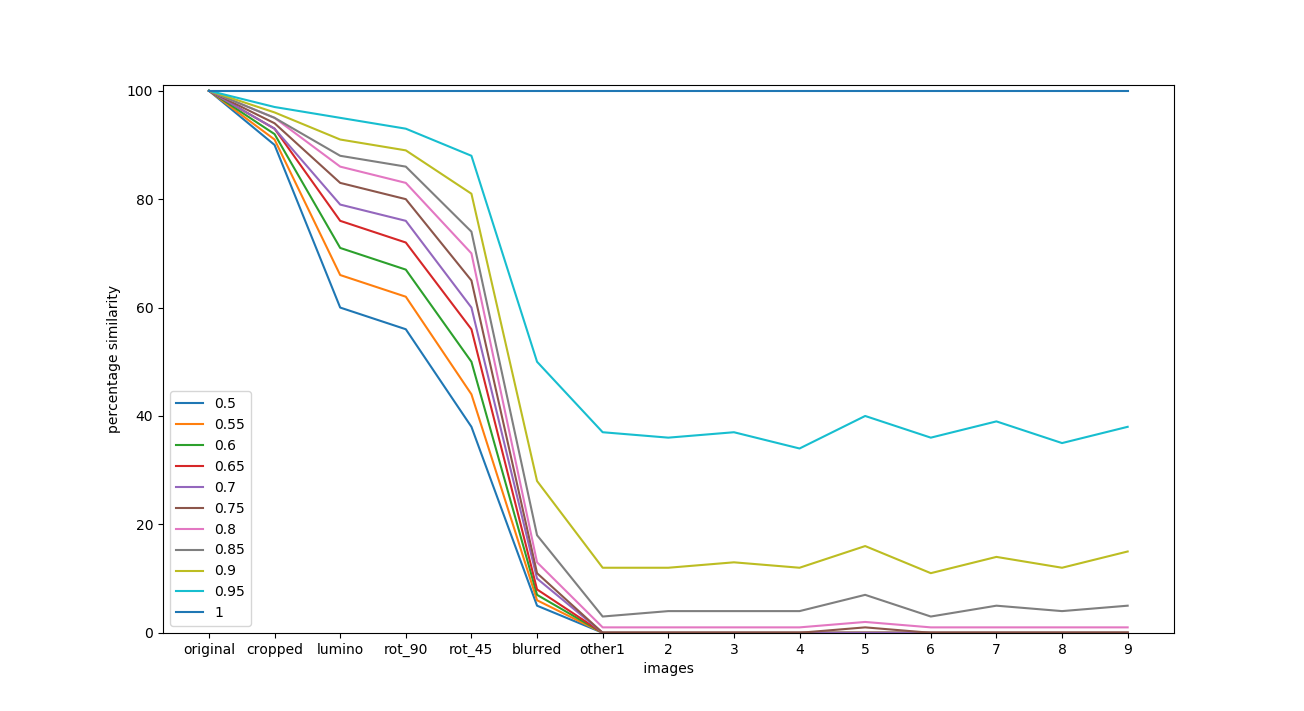
#> input picture database/bf_KNN/akaze_bf_knn.png, 1304 x 711 px, given in place of bird_orig.jpeg, which was not available
$ python server.py
#> lines starting #> are read from the running program, lines starting #| are printed output that depends on the picture; long printed decimals are rounded; pictures that were not available may be replaced by others from this repository, and a replacement may not be noted
import os
import cv2
import glob
import sys
import csv
import time
import os
import pickle as pickle
import datetime
import functions as fn


class Matching_Algorithm:

    def __init__(self, algorithm_to_use, image_url, bf_or_flann_matcher, get_train_images_url=""):
#> called with algorithm_to_use = 'orb', image_url = '../../../real_images/bird_orig.jpeg', bf_or_flann_matcher = 'bf', get_train_images_url = '../../../real_images/*'
        algorithm = algorithm_to_use.upper()
        matcher_obj = bf_or_flann_matcher.upper()
        self.image = cv2.imread(image_url, cv2.COLOR_BGR2GRAY)
#> self.image is the input picture: shape (711, 1304, 3); mean B, G, R 250, 250.2, 250.2
        print(self.image)
#> (printed output is left out)
        # self.matcher_obj = cv2.BFMatcher()
        self.matcher_name = bf_or_flann_matcher
        self.train_images_url = get_train_images_url
        self.get_matcher(matcher_obj)
        self.create_algorithm_obj(algorithm)

    def create_algorithm_obj(self, algorithm):
        try:
            if algorithm == "SIFT":
                self.algorithm = cv2.SIFT_create()
            elif algorithm == "SURF":
                self.algorithm = cv2.xfeatures2d.SURF_create()
            elif algorithm == "ORB":
                self.algorithm = cv2.ORB_create()
            elif algorithm == "AKAZE":
                self.algorithm = cv2.AKAZE_create()
            elif algorithm == "KAZE":
                self.algorithm = cv2.KAZE_create()
            else:
                raise Exception("object not created")

            print (algorithm + " object successfully created")
        except Exception as error:
            print (repr(
                error) + "\nError on algorith_name, ENTER a valid algorithm name e.g ORB, SIFT etc")
            exit()

    def get_matcher(self, matcher_obj):
        try:
            if matcher_obj == "BF":
                self.matcher_obj = cv2.BFMatcher()
            elif matcher_obj == "FLANN":
                index_params = dict(algorithm=0, trees=5)
                search_params = dict()
                self.matcher_obj = cv2.FlannBasedMatcher(
                    index_params, search_params)
            else:
                raise Exception("Wrong matcher!")
            print ("You have chosen " + matcher_obj + "matcher")
        except Exception as error:
            print (repr(error) + "\n enter bf or flann")
            exit()

    def get_keypoint_and_desc(self):
       self.kp_1, self.desc_1 = self.algorithm.detectAndCompute(
           self.image, None)
       return self.kp_1, self.desc_1

    def loadimages(self, path_to_images=""):
#> called with path_to_images = ''
        if path_to_images == "":
            if self.train_images_url != "":
               path_to_images = self.train_images_url
            else:
                path_to_images = raw_input(
                    "Please provide the url to your train images:")
        all_images_to_compare = []
        titles = []
        i = 1
        print("loading images \r")

        for f in glob.iglob(path_to_images):
            imag = cv2.imread(f)
            image = cv2.cvtColor(imag, cv2.COLOR_BGR2GRAY)
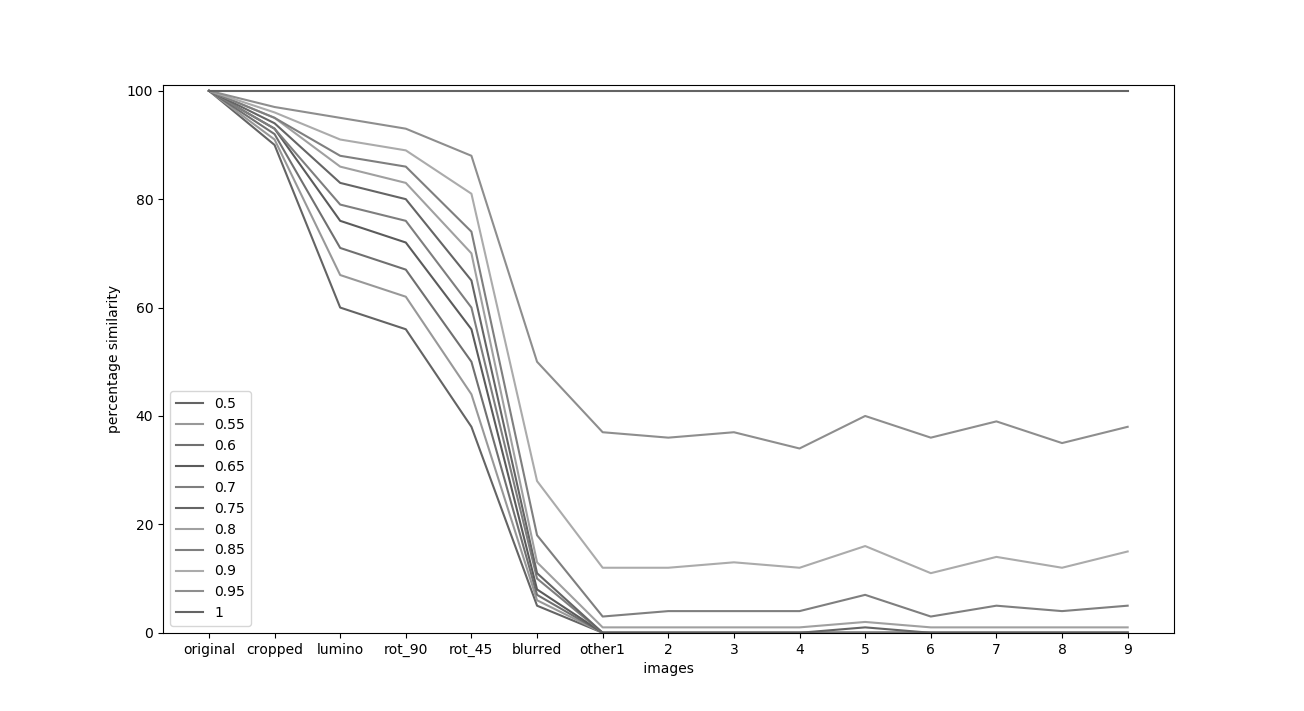
#> image: shape (711, 1304); min 0, max 255, mean 250.2
            titles.append(f.rsplit('/', 1)[1])
            print (i),
            sys.stdout.flush()
            all_images_to_compare.append(image)
            i += 1

        return zip(all_images_to_compare, titles)

    def compare_images(self, provided_distance=""):
        if provided_distance == "":
            d = 0.65
        else:
            d = provided_distance
        percent = []
        image = []
        compute_time_arry = []
        get_desc_time = []
        all_images_to_compare = self.loadimages()
        kp_1, self.desc_1 = self.get_keypoint_and_desc()
#> in get_keypoint_and_desc, `self.kp_1, self.desc_1 = self.algorithm.detectAndCompute( self.image, ..`: self.kp_1 = 505 keypoints; strongest (x, y, size): (680, 671, 31), (680, 666, 31), (115, 374, 31), (115, 311, 31)
#> kp_1 has the same summary as self.kp_1 in get_keypoint_and_desc
        print('comparing image descriptors for distance ' + str(d))

        for image_to_compare, title in all_images_to_compare:
            desc_extract_time = time.time()
#            print(image_to_compare)
            kp_2, desc_2 = self.algorithm.detectAndCompute(
                image_to_compare, None)
            get_desc_time.append(time.time() - desc_extract_time)

            start_time = time.time()
            matches = self.matcher_obj.knnMatch(self.desc_1, desc_2, k=2)

            good_points = []
            for m, n in matches:
                if m.distance < d*n.distance:
                    good_points.append(m)
            number_keypoints = 0
            if len(desc_2) <= len(self.desc_1):
                number_keypoints = len(desc_2)
            else:
                number_keypoints = len(self.desc_1)

            print("Title: " + title)
            percentage_similarity = float(
                len(good_points)) / number_keypoints * 100
            total_time = time.time() - start_time
            print("--- %s seconds ---" % (total_time))
            print("Similarity: " + str((percentage_similarity)) + " %\n")
            percent.append(str(percentage_similarity))
            image.append(title)
            compute_time_arry.append(total_time)
#> this loop made 1 pass
#> (title, matches, number_keypoints, percentage_similarity) on pass 1: ('akaze_bf_knn.png', 505 matches, 505, 98.81)
#| Title: akaze_bf_knn.png
#| --- 0.006942 seconds ---
#| Similarity: 98.812 %
#> after the loop, compute_time_arry = [0.00694]; get_desc_time = [0.0107]; image = ['akaze_bf_knn.png']; percent = ['98.8118811881188']

        self.zipped = zip(image, compute_time_arry, get_desc_time, percent)
        return self.zipped

    # [110 lines left out: functions save_descriptor_to_DB, read_desc_from_DB, save_stats_to_file, not called in this run]


get_time = time.time()
m = Matching_Algorithm('orb', "../../../real_images/bird_orig.jpeg",
                       "bf", "../../../real_images/*")
#m.get_keypoint_and_desc()
m.compare_images()
# @TODO ikram look at the syntax the way to initialise it
# m.save_descriptor_to_DB('biasi')
# m.read_desc_from_DB('biasi')
# Matching_Algorithm("algorithm_to_use", "image_url", "bf_or_flann_matcher", "get_train_images_url")
# m.save_stats_to_file("biasi")
# p = Matching_Algorithm.
# matcher = "bf"

# algo = ['sift', 'surf', 'akaze','orb']
# algo = ['sift', 'surf']
# algo = ['sift']


# for algo_name in algo:

#     sift = Matching_Algorithm(algo_name, "../images/train/arabic.jpg", matcher, "../images/testBooks/arabic/*")
#     # sift = Matching_Algorithm(algo_name, "../images/train/butterfly.jpg", matcher, "../images/testBooks/butterfly/*")
#     # sift = Matching_Algorithm(algo_name , "../images/train/condame.jpg", matcher, "../images/testBooks/condame/*")
#     # sift = Matching_Algorithm(algo_name, "../images/train/life.JPEG", matcher, "../images/testBooks/lives/*")
#     # sift = Matching_Algorithm(algo_name, "../images/train/likeblack.jpg", matcher, "../images/testBooks/likeblack/*")
#     # sift = Matching_Algorithm(algo_name, "../images/train/madam.jpg", matcher, "../images/testBooks/madam/*")
#     # sift = Matching_Algorithm(algo_name, "../images/train/malcomx.jpg", matcher, "../images/testBooks/malcomx/*")
#     # sift = Matching_Algorithm(algo_name, "../images/train/memory.jpg", matcher, "../images/testBooks/memory/*")
#     # sift = Matching_Algorithm(algo_name, "../images/train/prayer.jpg", matcher, "../images/testBooks/prayer/*")
#     # sift = Matching_Algorithm(algo_name, "../images/train/rose.jpg", matcher, "../images/testBooks/rose/*")
#     # sift = Matching_Algorithm(algo_name, "../images/train/sherlock.jpg", matcher, "../images/testBooks/sherlock/*")
#     # sift = Matching_Algorithm(algo_name, "../images/train/the_100.jpg", matcher, "../images/testBooks/100/*")
#     print algo_name
#     for i in range(0, 10):
#         print("--- %s iteration ---" % (i + 1))
#         sift.save_stats_to_file(algo_name)

os.system('afplay /System/Library/Sounds/Sosumi.aiff')
get_time = time.time() - get_time
# print "time taken is " + str(get_time)
print("time taken is:  %s seconds!" % (get_time))
#| time taken is:  0.1821 seconds!
# sift.loadimages("../images/test/original_book.jpg")

$ run again, on database/bf_results/similarity_knn.png
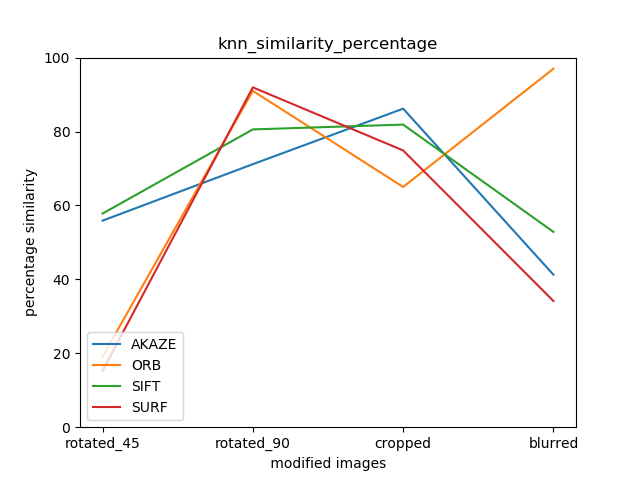
#> input picture database/bf_results/similarity_knn.png, 640 x 480 px, given in place of bird_orig.jpeg, which was not available
#> in __init__, self.image is the input picture: shape (480, 640, 3); mean B, G, R 247.7, 248.3, 248.9
#> (printed output is left out)
#> in loadimages, `image = cv2.cvtColor(imag, cv2.COLOR_BGR2GRAY)`:
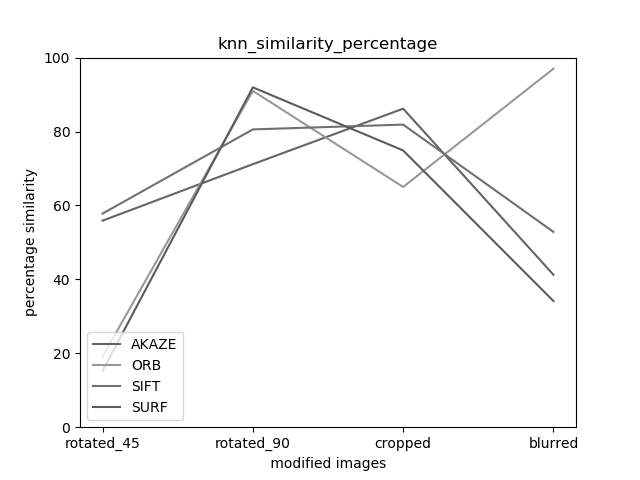
#> image: shape (480, 640); min 0, max 255, mean 248.4
#> self.kp_1 = 501 keypoints; strongest (x, y, size): (169, 346, 31), (157, 404, 31), (297, 45, 31), (432, 43, 31)
#> kp_1 has the same summary as self.kp_1 in get_keypoint_and_desc
#> the loop in compare_images, `for image_to_compare, title in all_images_to_compare:` made 1 pass
#> (title, matches, number_keypoints, percentage_similarity) on pass 1: ('similarity_knn.png', 501 matches, 501, 99.6)
#> (printed output is left out)
#> after the loop in compare_images, `for image_to_compare, title in all_images_to_compare:`: compute_time_arry = [0.00665]; get_desc_time = [0.00557]; image = ['similarity_knn.png']; percent = ['99.60079840319361']
#| time taken is:  0.08802 seconds!
